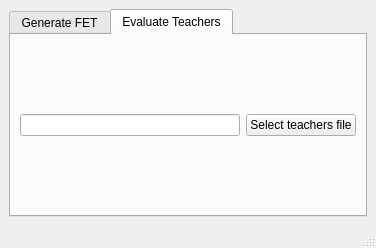
<?xml version="1.0" encoding="UTF-8"?>
<ui version="4.0">
 <class>MainWindow</class>
 <widget class="QMainWindow" name="MainWindow">
  <property name="geometry">
   <rect>
    <x>0</x>
    <y>0</y>
    <width>376</width>
    <height>248</height>
   </rect>
  </property>
  <property name="windowTitle">
   <string>CSV to FET converter</string>
  </property>
  <property name="toolTip">
   <string>Graphical tool to generate fet files from csv</string>
  </property>
  <widget class="QWidget" name="centralwidget">
   <layout class="QGridLayout" name="gridLayout">
    <item row="0" column="0">
     <widget class="QTabWidget" name="tabWidget">
      <property name="currentIndex">
       <number>1</number>
      </property>
      <widget class="QWidget" name="tab">
       <attribute name="title">
        <string>Generate FET</string>
       </attribute>
       <layout class="QGridLayout" name="gridLayout_2">
        <item row="0" column="0">
         <widget class="QLineEdit" name="inputfile"/>
        </item>
        <item row="0" column="1">
         <widget class="QPushButton" name="selectInput">
          <property name="text">
           <string>Select input file</string>
          </property>
         </widget>
        </item>
        <item row="1" column="0">
         <widget class="QLineEdit" name="outputfile"/>
        </item>
        <item row="1" column="1">
         <widget class="QPushButton" name="selectOutput">
          <property name="text">
           <string>Select output file</string>
          </property>
         </widget>
        </item>
        <item row="2" column="0">
         <widget class="QPushButton" name="configure">
          <property name="text">
           <string>Configure</string>
          </property>
         </widget>
        </item>
        <item row="2" column="1">
         <widget class="QPushButton" name="generate">
          <property name="toolTip">
           <string>Generate fet file</string>
          </property>
          <property name="text">
           <string>Generate</string>
          </property>
         </widget>
        </item>
       </layout>
      </widget>
      <widget class="QWidget" name="tab_2">
       <attribute name="title">
        <string>Evaluate Teachers</string>
       </attribute>
       <layout class="QGridLayout" name="gridLayout_3">
        <item row="0" column="0">
         <widget class="QLineEdit" name="teachersinputfile"/>
        </item>
        <item row="0" column="1">
         <widget class="QPushButton" name="selectTeachers">
          <property name="text">
           <string>Select teachers file</string>
          </property>
         </widget>
        </item>
       </layout>
      </widget>
     </widget>
    </item>
   </layout>
  </widget>
  <widget class="QMenuBar" name="menubar">
   <property name="geometry">
    <rect>
     <x>0</x>
     <y>0</y>
     <width>376</width>
     <height>23</height>
    </rect>
   </property>
  </widget>
  <widget class="QStatusBar" name="statusbar"/>
 </widget>
 <resources/>
 <connections/>
</ui>
